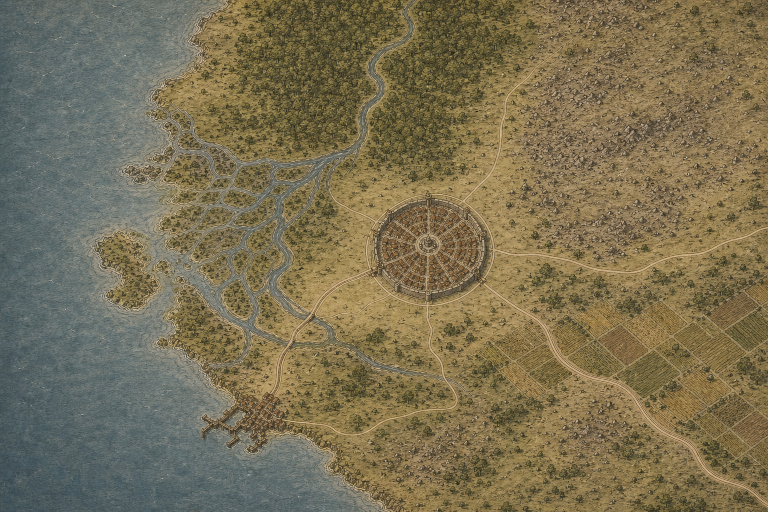
#> input picture world/map-production/candidates/style-candidate-h-v4-plan-view-golden-board.png, 1536 x 1024 px (shown at 1/2 size)
$ python -i audit_style_candidate_h4.py   (imports and definitions only)
#> lines starting #> are read from the running program, lines starting #| are printed output that depends on the picture
#!/usr/bin/env python3
"""Audit the Candidate H4 Golden-board artifact with deterministic proxies.

The automated checks intentionally do not claim that generated text is absent
or that the drawing is strictly orthographic.  Those semantic judgments remain
explicit Vision-QA hand-offs.
"""

from __future__ import annotations

import argparse
import hashlib
import json
import math
from collections import Counter, defaultdict
from pathlib import Path
from typing import Any, Sequence

from PIL import Image, ImageStat, UnidentifiedImageError


REPO_ROOT = Path(__file__).resolve().parents[2]
DEFAULT_FINAL = (
    REPO_ROOT
    / "world/map-production/candidates/style-candidate-h-v4-plan-view-golden-board.png"
)
DEFAULT_RAW = (
    REPO_ROOT
    / "world/map-production/candidates/style-candidate-h-v4-plan-view-golden-board-raw.png"
)
DEFAULT_PROMPT = (
    REPO_ROOT
    / "world/map-production/prompts/"
    "style-candidate-h-v4-plan-view-golden-board.generation.txt"
)
DEFAULT_REFERENCE_B1 = (
    REPO_ROOT / "world/map-production/candidates/style-candidate-b-v1.png"
)
DEFAULT_VISION_SCHEMA = REPO_ROOT / "world/map-production/schemas/qa-report.schema.json"
DEFAULT_REPORT = (
    REPO_ROOT
    / "world/map-production/qa/automated/"
    "style-candidate-h-v4-plan-view-golden-board.json"
)

EXPECTED_SHA256 = {
    "final": "b4fc951af5d29c78bb98b5ee5007395b5fc3c1addc7070d76ac8074545259837",
    "raw": "b4fc951af5d29c78bb98b5ee5007395b5fc3c1addc7070d76ac8074545259837",
    "prompt": "ab066d73cd05d3d7b9bb5abfe3d76a70ae80b814fc8af51d48ead19784548675",
    "reference_b1": (
        "4d505def78acc752ee2611cb73d112cc9a3048f611cb05233274a1eb2ae42003"
    ),
    "vision_schema": (
        "e31b505baae56dfa8ac1b4995e9355620e516b87f81544a08b83ff0ebb0f32db"
    ),
}

EXPECTED_SIZE = (1536, 1024)
BOUNDARY_BAND_PX = 16
BOUNDARY_INSET_PX = 24
MAX_BOUNDARY_DOMINANT_RGB_RATIO = 0.05
MIN_BOUNDARY_UNIQUE_RGB = 256
MAX_OUTER_IDENTICAL_RUN_RATIO = 0.25
FRAME_RGB_MEAN_GAP_THRESHOLD = 18.0
FRAME_MINIMUM_SUSPICIOUS_SIDES = 2

MIN_RGB_HISTOGRAM_INTERSECTION = 0.72
MIN_HSV_HISTOGRAM_INTERSECTION = 0.62
MIN_RGB_BHATTACHARYYA = 0.90
MAX_MEAN_CHANNEL_DELTA = 12.0

REPETITION_BLOCK_SIZES = (256, 128, 64)
REPETITION_STRIDE_DIVISOR = 4

DOWNSAMPLE_THRESHOLDS = {
    0.5: {
        "minimum_entropy_retention": 0.94,
        "minimum_rms_contrast_retention": 0.82,
        "minimum_macrocell_contrast_coverage": 0.90,
    },
    0.25: {
        "minimum_entropy_retention": 0.90,
        "minimum_rms_contrast_retention": 0.68,
        "minimum_macrocell_contrast_coverage": 0.85,
    },
}
MACROCELL_GRID = (24, 16)
MACROCELL_MINIMUM_LUMA_STDDEV = 6.0

PNG_SIGNATURE = b"\x89PNG\r\n\x1a\n"
PROFILE_CHUNKS = frozenset({"iCCP", "sRGB", "gAMA", "cHRM"})


class H4AuditError(ValueError):
    """Raised when H4 cannot satisfy its automated audit contract."""


# [383 lines left out: functions sha256_file, _relative, _artifact, _assert_input, files_are_byte_identical, _png_chunks and 10 more, not called in this run]


def _histogram_intersection(left: list[float], right: list[float]) -> float:
    return sum(min(left_value, right_value) for left_value, right_value in zip(left, right))


# [53 lines left out: functions _bhattacharyya, palette_continuity_metrics, not called in this run]


def _macrocell_contrast_coverage(gray: Image.Image) -> tuple[float, float, float]:
    columns, rows = MACROCELL_GRID
    standard_deviations: list[float] = []
    for row in range(rows):
        top = row * gray.height // rows
        bottom = (row + 1) * gray.height // rows
        for column in range(columns):
            left = column * gray.width // columns
            right = (column + 1) * gray.width // columns
            cell = gray.crop((left, top, right, bottom))
            try:
                standard_deviations.append(ImageStat.Stat(cell).stddev[0])
            finally:
                cell.close()
    ordered = sorted(standard_deviations)
    coverage = sum(
        value >= MACROCELL_MINIMUM_LUMA_STDDEV for value in standard_deviations
    ) / len(standard_deviations)
    return coverage, ordered[0], ordered[len(ordered) // 2]


def _scale_readability_record(image: Image.Image, scale: float) -> dict[str, Any]:
    if scale == 1.0:
        scaled = image.copy()
    else:
        scaled = image.resize(
            (round(image.width * scale), round(image.height * scale)),
            Image.Resampling.LANCZOS,
        )
    gray = scaled.convert("L")
    try:
        luma = ImageStat.Stat(gray)
        coverage, minimum_cell_stddev, median_cell_stddev = (
            _macrocell_contrast_coverage(gray)
        )
        return {
            "scale": scale,
            "width": scaled.width,
            "height": scaled.height,
            "luma_entropy_bits": round(gray.entropy(), 6),
            "luma_rms_contrast": round(luma.stddev[0], 6),
            "macrocell_contrast_coverage": round(coverage, 6),
            "minimum_macrocell_luma_stddev": round(minimum_cell_stddev, 6),
            "median_macrocell_luma_stddev": round(median_cell_stddev, 6),
        }
    finally:
        gray.close()
        scaled.close()


def downsample_readability_metrics(image: Image.Image) -> dict[str, Any]:
    native = _scale_readability_record(image, 1.0)
    records: list[dict[str, Any]] = []
    for scale in (0.5, 0.25):
        record = _scale_readability_record(image, scale)
        entropy_retention = (
            record["luma_entropy_bits"] / native["luma_entropy_bits"]
        )
        contrast_retention = (
            record["luma_rms_contrast"] / native["luma_rms_contrast"]
        )
        thresholds = DOWNSAMPLE_THRESHOLDS[scale]
        record.update(
            {
                "entropy_retention": round(entropy_retention, 6),
                "rms_contrast_retention": round(contrast_retention, 6),
                "thresholds": thresholds,
                "passed": (
                    entropy_retention
                    >= thresholds["minimum_entropy_retention"]
                    and contrast_retention
                    >= thresholds["minimum_rms_contrast_retention"]
                    and record["macrocell_contrast_coverage"]
                    >= thresholds["minimum_macrocell_contrast_coverage"]
                ),
            }
        )
        records.append(record)
    return {
        "passed": all(record["passed"] for record in records),
        "method": (
            "LANCZOS downsample; Shannon luma entropy, global RMS contrast, and "
            "24x16 macrocell contrast coverage are readability proxies"
        ),
        "macrocell_grid": list(MACROCELL_GRID),
        "minimum_macrocell_luma_stddev": MACROCELL_MINIMUM_LUMA_STDDEV,
        "native": native,
        "scales": records,
    }


# [227 lines left out: functions _vision_handoff, audit, parse_args, main, not called in this run]


# [2 lines not run here, left out]

>>> from PIL import Image
>>> picture = Image.open('../../world/map-production/candidates/style-candidate-h-v4-plan-view-golden-board.png')
#> picture is the input picture: PIL image 1536x1024 RGB; mean R, G, B 122.1, 112.1, 83.8
>>> result = downsample_readability_metrics(picture)
#> in _scale_readability_record, `gray = scaled.convert("L")`:
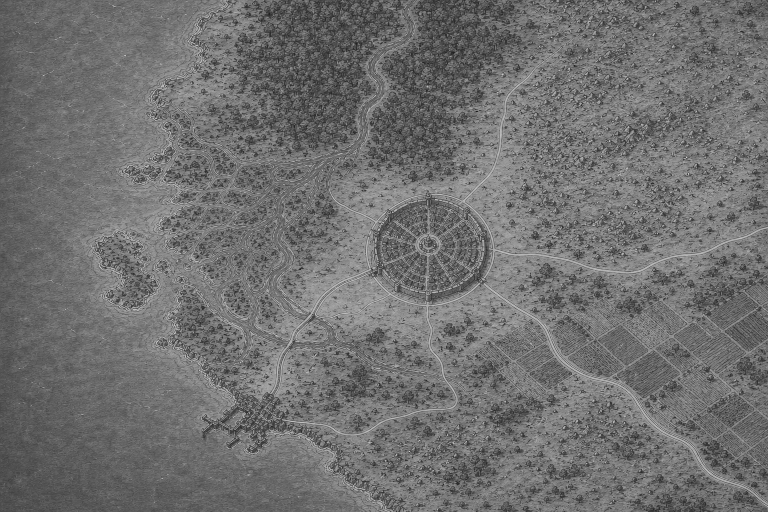
#> gray: PIL image 1536x1024 L (shown at 1/2 size); min 11, max 248, mean 111.9
#> in _macrocell_contrast_coverage, `ordered = sorted(standard_deviations)`: ordered = 384 values from 6.99 to 35.94
#> in _macrocell_contrast_coverage, `coverage = sum( value >= MACROCELL_MINIMUM_LUMA_STDDEV for value in st..`: coverage = 1
#> in _scale_readability_record, `coverage, minimum_cell_stddev, median_cell_stddev = ( _macrocell_contr..`: minimum_cell_stddev = 6.99; median_cell_stddev = 25.26
#> in downsample_readability_metrics, `native = _scale_readability_record(image, 1.0)`: native = {'scale': 1, 'width': 1536, 'height': 1024, 'luma_entropy_bits': 6.79, 'luma_rms_contrast': 27, 'macrocell_contrast_coverage': 1, 'minimum_macrocell_luma_stddev': 6.99, 'median_macrocell_luma_stddev': 25.26}
#> the loop in downsample_readability_metrics, `for scale in (0.5, 0.25):` made 2 passes
#> (minimum_cell_stddev in _scale_readability_record, median_cell_stddev in _scale_readability_record, entropy_retention, contrast_retention) on passes 1 to 2: (5.34, 21.11, 0.971, 0.872), (3.78, 15.9, 0.933, 0.731)
#> pass 1, in _scale_readability_record (call 2), `scaled = image.resize( (round(image.width * scale), round(image.height..`:
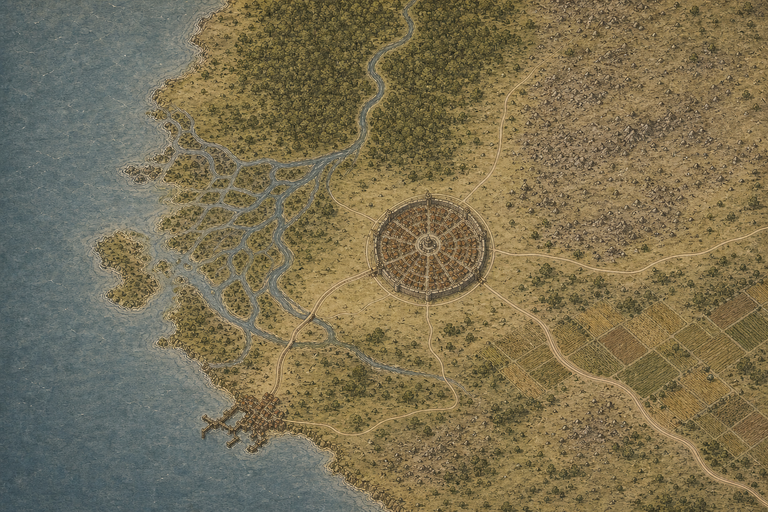
#> scaled: PIL image 768x512 RGB; mean R, G, B 122.1, 112.1, 83.8
#> pass 1, in _scale_readability_record (call 2), `gray = scaled.convert("L")`:
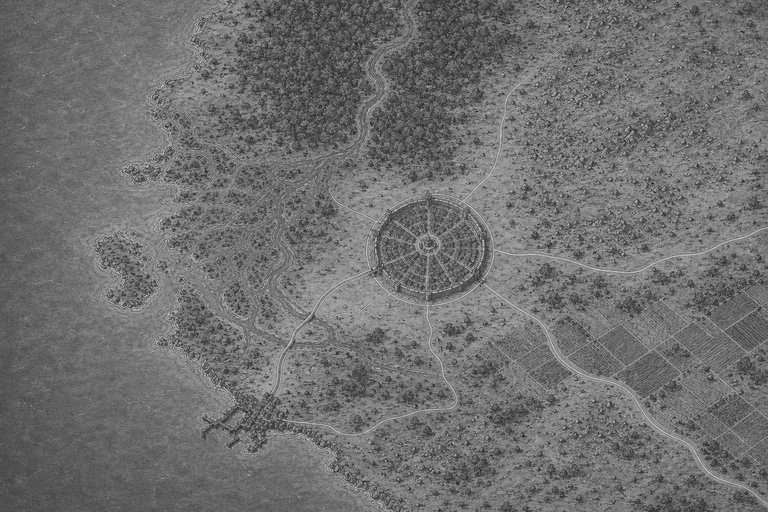
#> gray: PIL image 768x512 L; min 18, max 210, mean 111.9
#> after the loop in downsample_readability_metrics, `for scale in (0.5, 0.25):`: records = 2 items
#> result = 6 items

$ run again, on world/map-production/candidates/phase5-royal-subtile1-x0000-y0000-protected.png
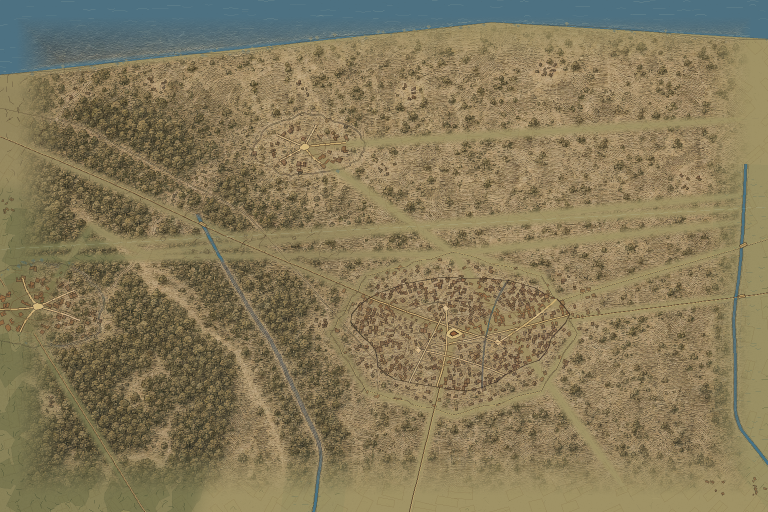
#> input picture world/map-production/candidates/phase5-royal-subtile1-x0000-y0000-protected.png, 1536 x 1024 px (shown at 1/2 size)
#> picture is the input picture: PIL image 1536x1024 RGB; mean R, G, B 132.7, 120.9, 89.8
#> in _scale_readability_record, `gray = scaled.convert("L")`:
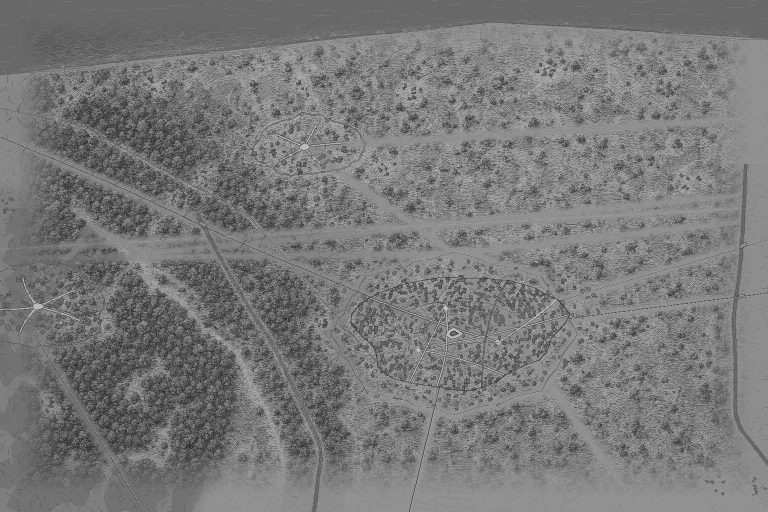
#> gray: PIL image 1536x1024 L (shown at 1/2 size); min 17, max 223, mean 120.9
#> ordered = 384 values from 2.47 to 35.1
#> in _macrocell_contrast_coverage, `coverage = sum( value >= MACROCELL_MINIMUM_LUMA_STDDEV for value in st..`: coverage = 0.919
#> in _scale_readability_record, `coverage, minimum_cell_stddev, median_cell_stddev = ( _macrocell_contr..`: minimum_cell_stddev = 2.47; median_cell_stddev = 24.6
#> native = {'scale': 1, 'width': 1536, 'height': 1024, 'luma_entropy_bits': 6.64, 'luma_rms_contrast': 26.73, 'macrocell_contrast_coverage': 0.919, 'minimum_macrocell_luma_stddev': 2.47, 'median_macrocell_luma_stddev': 24.6}
#> the loop in downsample_readability_metrics, `for scale in (0.5, 0.25):` made 2 passes
#> (minimum_cell_stddev in _scale_readability_record, median_cell_stddev in _scale_readability_record, entropy_retention, contrast_retention) on passes 1 to 2: (1.52, 18.14, 0.963, 0.839), (1.17, 14.45, 0.933, 0.741)
#> pass 1, in _scale_readability_record (call 2), `gray = scaled.convert("L")`:
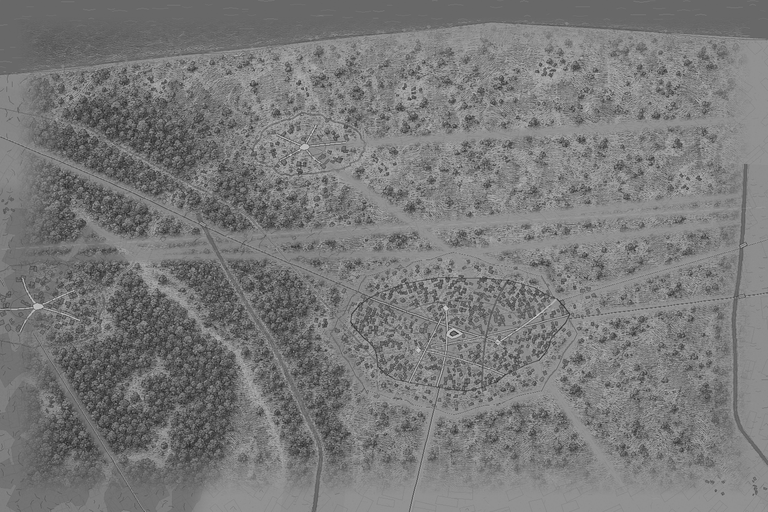
#> gray: PIL image 768x512 L; min 34, max 217, mean 120.9
#> after the loop in downsample_readability_metrics, `for scale in (0.5, 0.25):`: records = 2 items
#> result = 6 items

$ run again, on world/map-production/candidates/phase5-royal-subtile1-x0000-y0000-registered.png
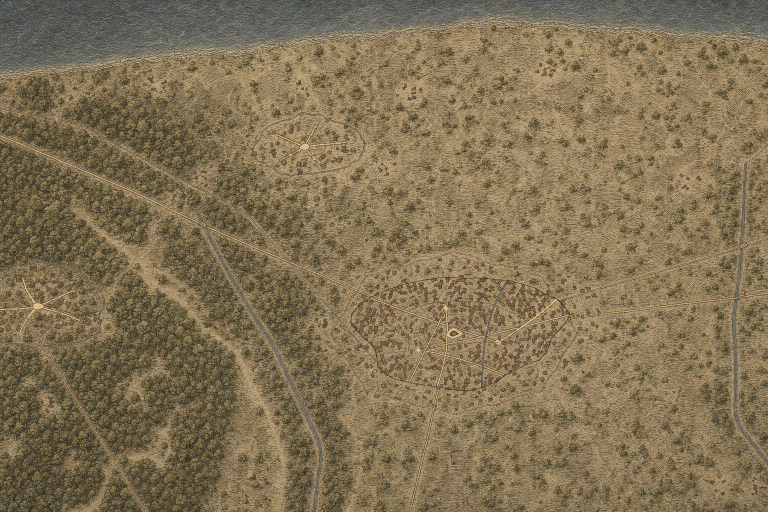
#> input picture world/map-production/candidates/phase5-royal-subtile1-x0000-y0000-registered.png, 1536 x 1024 px (shown at 1/2 size)
#> picture is the input picture: PIL image 1536x1024 RGB; mean R, G, B 129.7, 113.8, 84
#> in _scale_readability_record, `gray = scaled.convert("L")`:
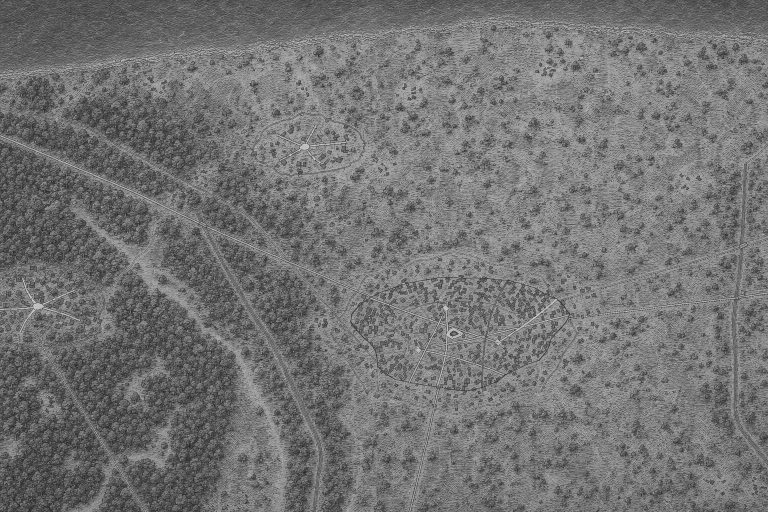
#> gray: PIL image 1536x1024 L (shown at 1/2 size); min 17, max 234, mean 115.1
#> ordered = 384 values from 16.95 to 37.63
#> in _macrocell_contrast_coverage, `coverage = sum( value >= MACROCELL_MINIMUM_LUMA_STDDEV for value in st..`: coverage = 1
#> in _scale_readability_record, `coverage, minimum_cell_stddev, median_cell_stddev = ( _macrocell_contr..`: minimum_cell_stddev = 16.95; median_cell_stddev = 27.27
#> native = {'scale': 1, 'width': 1536, 'height': 1024, 'luma_entropy_bits': 6.96, 'luma_rms_contrast': 30.84, 'macrocell_contrast_coverage': 1, 'minimum_macrocell_luma_stddev': 16.95, 'median_macrocell_luma_stddev': 27.27}
#> the loop in downsample_readability_metrics, `for scale in (0.5, 0.25):` made 2 passes
#> (minimum_cell_stddev in _scale_readability_record, median_cell_stddev in _scale_readability_record, entropy_retention, contrast_retention) on passes 1 to 2: (9.28, 20.51, 0.958, 0.817), (5.8, 16.03, 0.924, 0.704)
#> pass 1, in _scale_readability_record (call 2), `gray = scaled.convert("L")`:
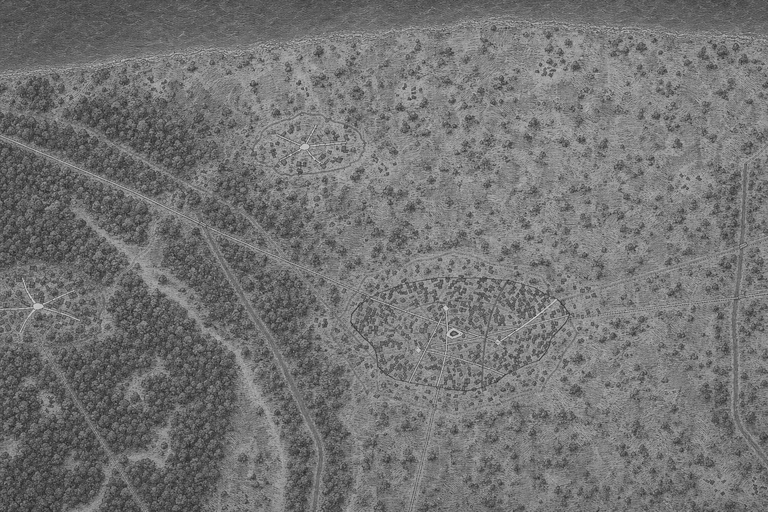
#> gray: PIL image 768x512 L; min 30, max 219, mean 115.1
#> after the loop in downsample_readability_metrics, `for scale in (0.5, 0.25):`: records = 2 items
#> result = 6 items

$ run again, on world/map-production/candidates/style-candidate-b-v3-mountain-relief.png
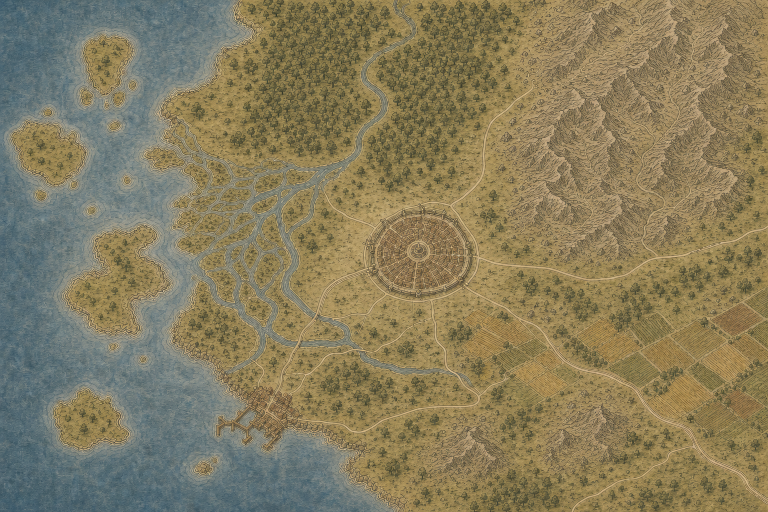
#> input picture world/map-production/candidates/style-candidate-b-v3-mountain-relief.png, 1536 x 1024 px (shown at 1/2 size)
#> picture is the input picture: PIL image 1536x1024 RGB; mean R, G, B 134.5, 124.8, 93.7
#> in _scale_readability_record, `gray = scaled.convert("L")`:
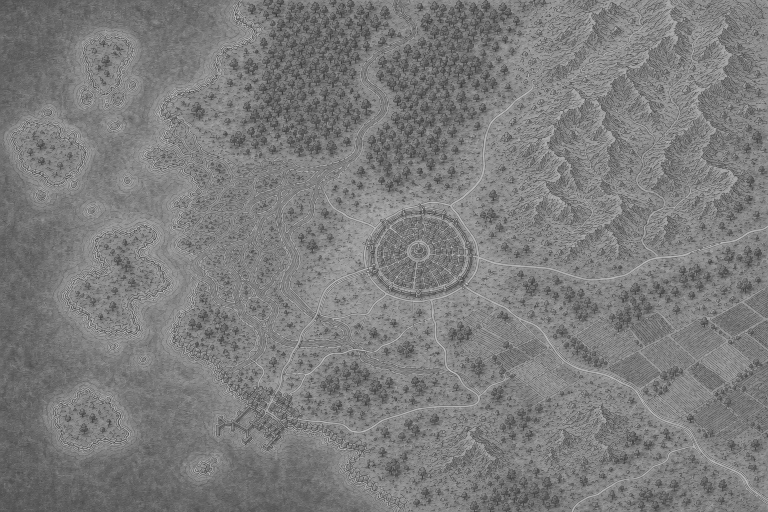
#> gray: PIL image 1536x1024 L (shown at 1/2 size); min 33, max 216, mean 124.2
#> ordered = 384 values from 8.41 to 30.57
#> in _macrocell_contrast_coverage, `coverage = sum( value >= MACROCELL_MINIMUM_LUMA_STDDEV for value in st..`: coverage = 1
#> in _scale_readability_record, `coverage, minimum_cell_stddev, median_cell_stddev = ( _macrocell_contr..`: minimum_cell_stddev = 8.41; median_cell_stddev = 21.65
#> native = {'scale': 1, 'width': 1536, 'height': 1024, 'luma_entropy_bits': 6.58, 'luma_rms_contrast': 23.37, 'macrocell_contrast_coverage': 1, 'minimum_macrocell_luma_stddev': 8.41, 'median_macrocell_luma_stddev': 21.65}
#> the loop in downsample_readability_metrics, `for scale in (0.5, 0.25):` made 2 passes
#> (minimum_cell_stddev in _scale_readability_record, median_cell_stddev in _scale_readability_record, entropy_retention, contrast_retention) on passes 1 to 2: (6.11, 17.23, 0.958, 0.827), (4.96, 12.66, 0.919, 0.7)
#> pass 1, in _scale_readability_record (call 2), `gray = scaled.convert("L")`:
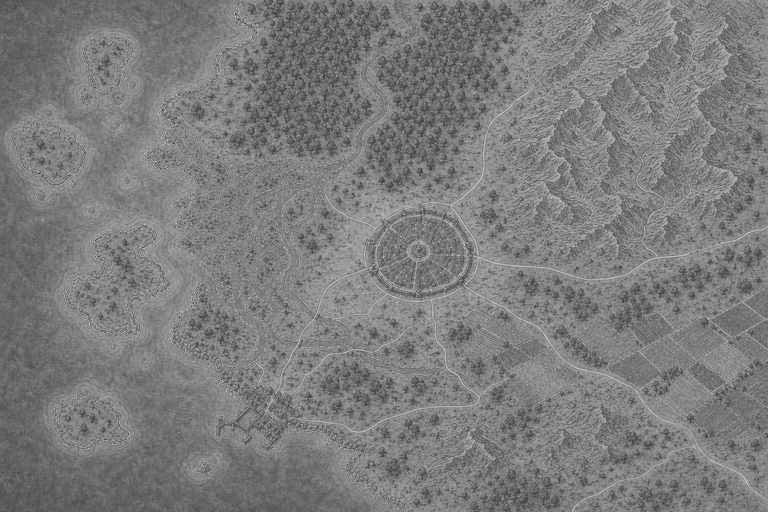
#> gray: PIL image 768x512 L; min 50, max 223, mean 124.2
#> after the loop in downsample_readability_metrics, `for scale in (0.5, 0.25):`: records = 2 items
#> result = 6 items
